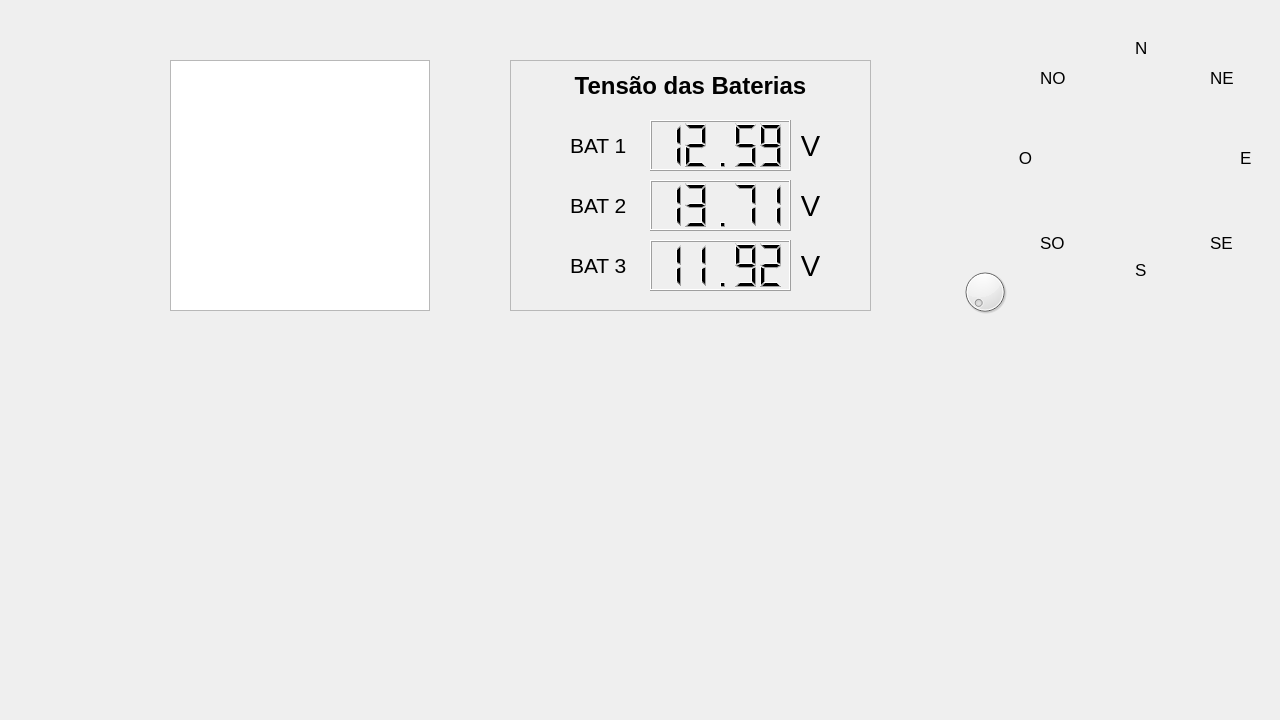
<?xml version="1.0" encoding="UTF-8"?>
<ui version="4.0">
 <class>Navigation</class>
 <widget class="QDialog" name="Navigation">
  <property name="geometry">
   <rect>
    <x>0</x>
    <y>0</y>
    <width>1280</width>
    <height>720</height>
   </rect>
  </property>
  <property name="windowTitle">
   <string>Navigation</string>
  </property>
  <widget class="QGraphicsView" name="graphicsView">
   <property name="geometry">
    <rect>
     <x>170</x>
     <y>60</y>
     <width>260</width>
     <height>251</height>
    </rect>
   </property>
  </widget>
  <widget class="QLabel" name="label_12">
   <property name="geometry">
    <rect>
     <x>1015</x>
     <y>150</y>
     <width>21</width>
     <height>16</height>
    </rect>
   </property>
   <property name="font">
    <font>
     <pointsize>13</pointsize>
    </font>
   </property>
   <property name="text">
    <string>O</string>
   </property>
   <property name="scaledContents">
    <bool>true</bool>
   </property>
   <property name="alignment">
    <set>Qt::AlignCenter</set>
   </property>
  </widget>
  <widget class="QLabel" name="label_1">
   <property name="geometry">
    <rect>
     <x>1135</x>
     <y>40</y>
     <width>21</width>
     <height>16</height>
    </rect>
   </property>
   <property name="font">
    <font>
     <pointsize>13</pointsize>
    </font>
   </property>
   <property name="text">
    <string>N</string>
   </property>
  </widget>
  <widget class="QLabel" name="label_2">
   <property name="geometry">
    <rect>
     <x>1135</x>
     <y>260</y>
     <width>16</width>
     <height>20</height>
    </rect>
   </property>
   <property name="font">
    <font>
     <pointsize>13</pointsize>
    </font>
   </property>
   <property name="text">
    <string>S</string>
   </property>
  </widget>
  <widget class="QLabel" name="label_47">
   <property name="geometry">
    <rect>
     <x>1240</x>
     <y>150</y>
     <width>16</width>
     <height>16</height>
    </rect>
   </property>
   <property name="font">
    <font>
     <pointsize>13</pointsize>
    </font>
   </property>
   <property name="text">
    <string>E</string>
   </property>
  </widget>
  <widget class="QFrame" name="VoltageFrame">
   <property name="geometry">
    <rect>
     <x>510</x>
     <y>60</y>
     <width>361</width>
     <height>251</height>
    </rect>
   </property>
   <property name="frameShape">
    <enum>QFrame::StyledPanel</enum>
   </property>
   <property name="frameShadow">
    <enum>QFrame::Raised</enum>
   </property>
   <widget class="QLabel" name="GPSinfo_8">
    <property name="geometry">
     <rect>
      <x>290</x>
      <y>190</y>
      <width>21</width>
      <height>31</height>
     </rect>
    </property>
    <property name="font">
     <font>
      <pointsize>22</pointsize>
     </font>
    </property>
    <property name="text">
     <string>V</string>
    </property>
    <property name="alignment">
     <set>Qt::AlignCenter</set>
    </property>
   </widget>
   <widget class="QLabel" name="GPSinfo_7">
    <property name="geometry">
     <rect>
      <x>290</x>
      <y>130</y>
      <width>21</width>
      <height>31</height>
     </rect>
    </property>
    <property name="font">
     <font>
      <pointsize>22</pointsize>
     </font>
    </property>
    <property name="text">
     <string>V</string>
    </property>
    <property name="alignment">
     <set>Qt::AlignCenter</set>
    </property>
   </widget>
   <widget class="QLCDNumber" name="VBat3">
    <property name="geometry">
     <rect>
      <x>140</x>
      <y>180</y>
      <width>141</width>
      <height>51</height>
     </rect>
    </property>
    <property name="digitCount">
     <number>5</number>
    </property>
    <property name="value" stdset="0">
     <double>11.920000000000000</double>
    </property>
   </widget>
   <widget class="QLabel" name="VFrameBat2">
    <property name="geometry">
     <rect>
      <x>60</x>
      <y>130</y>
      <width>71</width>
      <height>31</height>
     </rect>
    </property>
    <property name="font">
     <font>
      <pointsize>16</pointsize>
     </font>
    </property>
    <property name="text">
     <string>BAT 2</string>
    </property>
   </widget>
   <widget class="QLabel" name="GPSinfo_6">
    <property name="geometry">
     <rect>
      <x>290</x>
      <y>70</y>
      <width>21</width>
      <height>31</height>
     </rect>
    </property>
    <property name="font">
     <font>
      <pointsize>22</pointsize>
     </font>
    </property>
    <property name="text">
     <string>V</string>
    </property>
    <property name="alignment">
     <set>Qt::AlignCenter</set>
    </property>
   </widget>
   <widget class="QLCDNumber" name="VBat2">
    <property name="geometry">
     <rect>
      <x>140</x>
      <y>120</y>
      <width>141</width>
      <height>51</height>
     </rect>
    </property>
    <property name="digitCount">
     <number>5</number>
    </property>
    <property name="value" stdset="0">
     <double>13.710000000000001</double>
    </property>
   </widget>
   <widget class="QLabel" name="VFrameBat3">
    <property name="geometry">
     <rect>
      <x>60</x>
      <y>190</y>
      <width>71</width>
      <height>31</height>
     </rect>
    </property>
    <property name="font">
     <font>
      <pointsize>16</pointsize>
     </font>
    </property>
    <property name="text">
     <string>BAT 3</string>
    </property>
   </widget>
   <widget class="QLCDNumber" name="VBat1">
    <property name="geometry">
     <rect>
      <x>140</x>
      <y>60</y>
      <width>141</width>
      <height>51</height>
     </rect>
    </property>
    <property name="smallDecimalPoint">
     <bool>false</bool>
    </property>
    <property name="digitCount">
     <number>5</number>
    </property>
    <property name="value" stdset="0">
     <double>12.590000000000000</double>
    </property>
   </widget>
   <widget class="QLabel" name="VBatTitle">
    <property name="geometry">
     <rect>
      <x>60</x>
      <y>10</y>
      <width>241</width>
      <height>31</height>
     </rect>
    </property>
    <property name="font">
     <font>
      <pointsize>18</pointsize>
      <bold>true</bold>
     </font>
    </property>
    <property name="text">
     <string>Tensão das Baterias</string>
    </property>
    <property name="alignment">
     <set>Qt::AlignCenter</set>
    </property>
   </widget>
   <widget class="QLabel" name="VFrameBat1">
    <property name="geometry">
     <rect>
      <x>60</x>
      <y>70</y>
      <width>71</width>
      <height>31</height>
     </rect>
    </property>
    <property name="font">
     <font>
      <pointsize>16</pointsize>
     </font>
    </property>
    <property name="text">
     <string>BAT 1</string>
    </property>
   </widget>
  </widget>
  <widget class="QLabel" name="label_49">
   <property name="geometry">
    <rect>
     <x>1040</x>
     <y>70</y>
     <width>31</width>
     <height>16</height>
    </rect>
   </property>
   <property name="font">
    <font>
     <pointsize>13</pointsize>
    </font>
   </property>
   <property name="text">
    <string>NO</string>
   </property>
  </widget>
  <widget class="QLabel" name="label_137">
   <property name="geometry">
    <rect>
     <x>1210</x>
     <y>70</y>
     <width>31</width>
     <height>16</height>
    </rect>
   </property>
   <property name="font">
    <font>
     <pointsize>13</pointsize>
    </font>
   </property>
   <property name="text">
    <string>NE</string>
   </property>
  </widget>
  <widget class="QLabel" name="label_320">
   <property name="geometry">
    <rect>
     <x>1040</x>
     <y>235</y>
     <width>31</width>
     <height>16</height>
    </rect>
   </property>
   <property name="font">
    <font>
     <pointsize>13</pointsize>
    </font>
   </property>
   <property name="text">
    <string>SO</string>
   </property>
  </widget>
  <widget class="QLabel" name="label_322">
   <property name="geometry">
    <rect>
     <x>1210</x>
     <y>235</y>
     <width>31</width>
     <height>16</height>
    </rect>
   </property>
   <property name="font">
    <font>
     <pointsize>13</pointsize>
    </font>
   </property>
   <property name="text">
    <string>SE</string>
   </property>
  </widget>
  <widget class="QDial" name="compass_dial">
   <property name="geometry">
    <rect>
     <x>960</x>
     <y>260</y>
     <width>50</width>
     <height>64</height>
    </rect>
   </property>
   <property name="maximum">
    <number>360</number>
   </property>
  </widget>
 </widget>
 <resources/>
 <connections/>
</ui>
